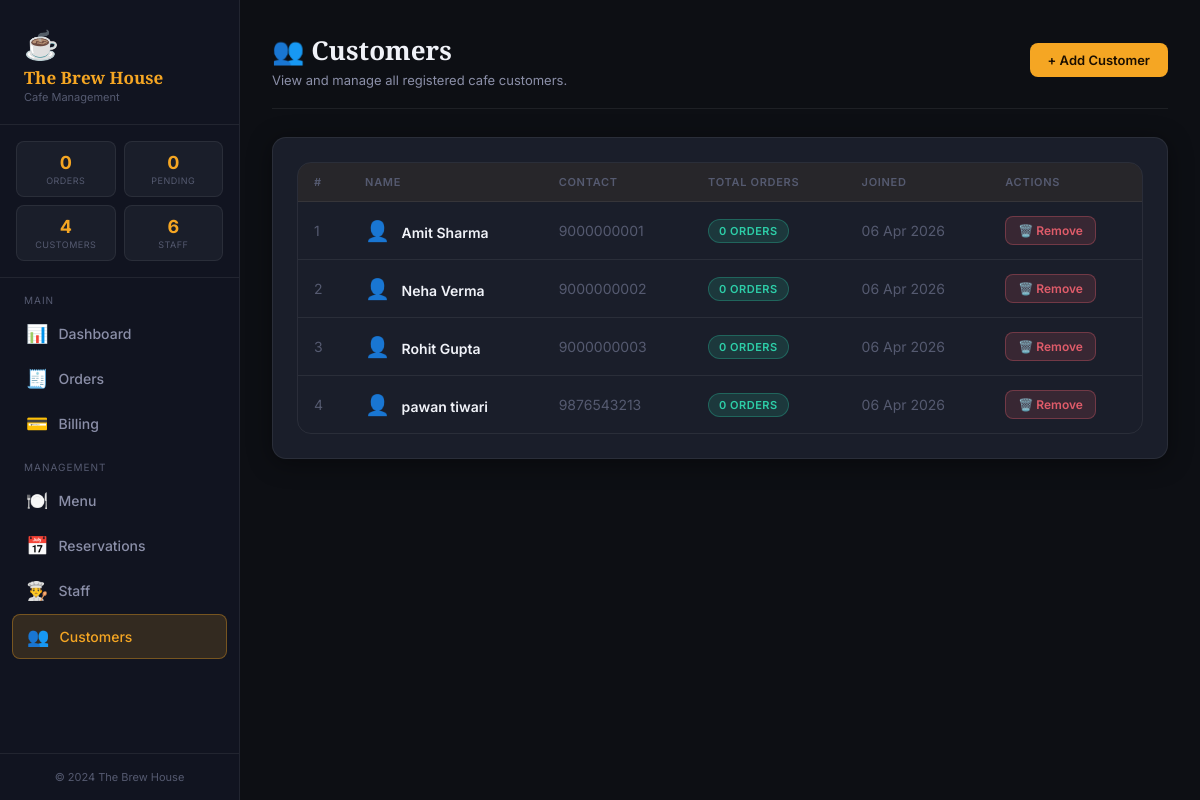
The page /customers on the database as committed earlier.
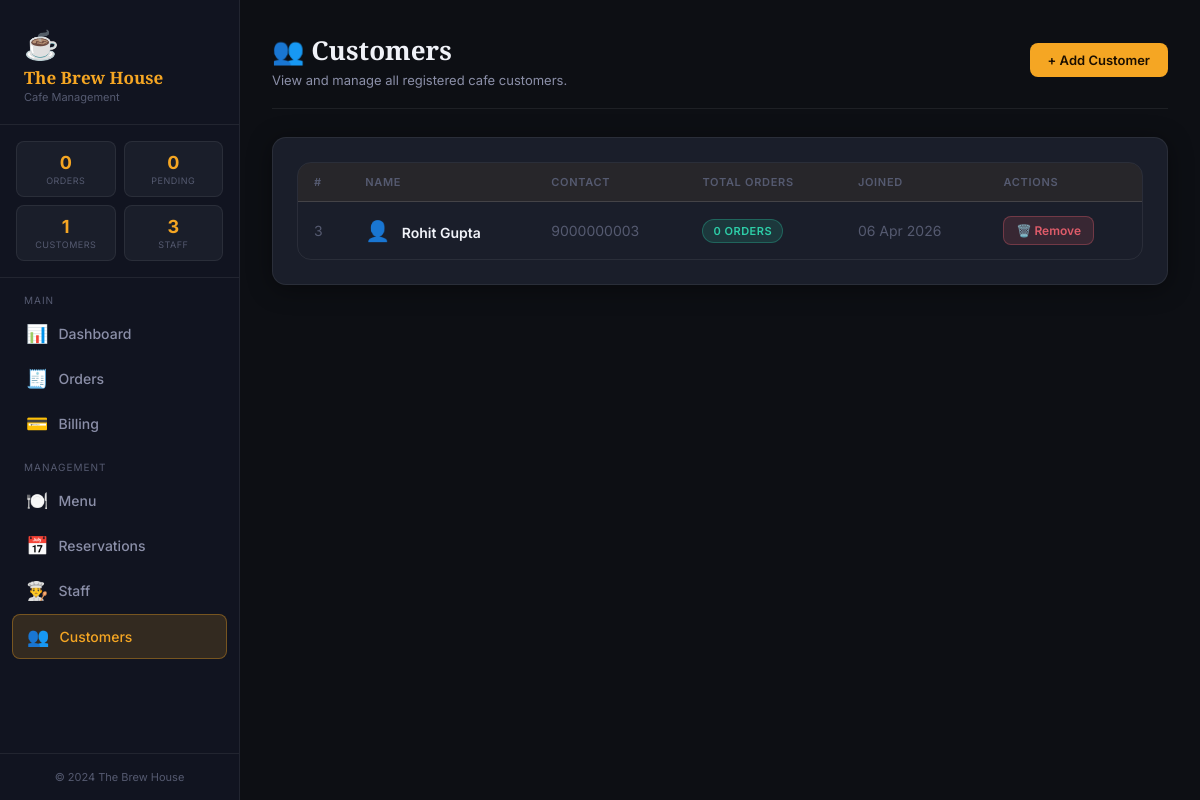
The same page on the database as committed later.
### models.py (models this page shows)
class Customer(db.Model):
    id = db.Column(db.Integer, primary_key=True)
    name = db.Column(db.String(100), nullable=False)
    contact = db.Column(db.String(20), nullable=False)
    created_at = db.Column(db.DateTime, default=datetime.utcnow)
    orders = db.relationship('Order', backref='customer', lazy=True, cascade='all, delete')
    reservations = db.relationship('Reservation', backref='customer', lazy=True, cascade='all, delete')

### app.py (the view)
@app.route('/customers')
def customers():
    all_customers = Customer.query.order_by(Customer.name).all()
    return render_template('customers.html', customers=all_customers)

### app.py (called while the page is built)
@app.context_processor
def inject_stats():
    return {
        'total_orders': Order.query.count(),
        'total_customers': Customer.query.count(),
        'total_staff': Employee.query.count(),
        'pending_orders': Order.query.filter_by(status='Pending').count(),
    }

### templates/customers.html (shortened to what this page needs)
{% extends "base.html" %}
{% block content %}
<div class="page-header">
  <div>
    <h1>👥 Customers</h1>
    <div class="subtitle">View and manage all registered cafe customers.</div>
  </div>
  <button class="btn btn-primary" onclick="openModal('modal-add-customer')">+ Add Customer</button>
</div>
{% if customers %}
<div class="card">
  <div class="table-wrapper">
    <table>
      <thead>
        <tr>
          <th>#</th>
          <th>Name</th>
          <th>Contact</th>
          <th>Total Orders</th>
          <th>Joined</th>
          <th>Actions</th>
        </tr>
      </thead>
      <tbody>
        {% for customer in customers %}
        <tr>
          <td class="text-muted">{{ customer.id }}</td>
          <td class="td-name">
            <span style="font-size:20px; margin-right:8px;">👤</span>
            {{ customer.name }}
          </td>
          <td class="text-muted">{{ customer.contact }}</td>
          <td>
            <span class="badge badge-confirmed">{{ customer.orders | length }} orders</span>
          </td>
          <td class="text-muted">{{ customer.created_at.strftime('%d %b %Y') }}</td>
          <td>
            <form method="POST" action="{{ url_for('delete_customer', cust_id=customer.id) }}" style="display:inline">
              <button type="submit" class="btn btn-danger btn-sm">🗑️ Remove</button>
            </form>
          </td>
        </tr>
        {% endfor %}
      </tbody>
    </table>
  </div>
</div>
{% else %}
<div class="empty-state">
  <div class="empty-icon">👥</div>
  No customers yet.
</div>
{% endif %}
{% endblock %}

### templates/base.html (shortened to what this page needs)
<!DOCTYPE html>
<html lang="en">
<head>
  <link rel="stylesheet" href="{{ url_for('static', filename='css/style.css') }}">
</head>
<body>
<div class="layout">
  <aside class="sidebar">
    <div class="sidebar-logo">
      <div class="logo-icon">☕</div>
      <h2>The Brew House</h2>
      <p>Cafe Management</p>
    </div>
    <div class="sidebar-stats">
      <div class="stat-mini">
        <div class="val">{{ total_orders }}</div>
        <div class="lbl">Orders</div>
      </div>
      <div class="stat-mini">
        <div class="val">{{ pending_orders }}</div>
        <div class="lbl">Pending</div>
      </div>
      <div class="stat-mini">
        <div class="val">{{ total_customers }}</div>
        <div class="lbl">Customers</div>
      </div>
      <div class="stat-mini">
        <div class="val">{{ total_staff }}</div>
        <div class="lbl">Staff</div>
      </div>
    </div>
    <nav class="nav-section">
      <div class="nav-label">Main</div>
      <a href="{{ url_for('dashboard') }}"
         class="nav-link {% if request.endpoint == 'dashboard' %}active{% endif %}">
        <span class="icon">📊</span> Dashboard
      </a>
      <a href="{{ url_for('orders') }}"
         class="nav-link {% if 'order' in request.endpoint %}active{% endif %}">
        <span class="icon">🧾</span> Orders
      </a>
      <a href="{{ url_for('billing') }}"
         class="nav-link {% if request.endpoint == 'billing' %}active{% endif %}">
        <span class="icon">💳</span> Billing
      </a>
      <div class="nav-label" style="margin-top:16px">Management</div>
      <a href="{{ url_for('menu') }}"
         class="nav-link {% if request.endpoint == 'menu' %}active{% endif %}">
        <span class="icon">🍽️</span> Menu
      </a>
      <a href="{{ url_for('reservations') }}"
         class="nav-link {% if request.endpoint == 'reservations' %}active{% endif %}">
        <span class="icon">📅</span> Reservations
      </a>
      <a href="{{ url_for('staff') }}"
         class="nav-link {% if request.endpoint == 'staff' %}active{% endif %}">
        <span class="icon">👨‍🍳</span> Staff
      </a>
      <a href="{{ url_for('customers') }}"
         class="nav-link {% if request.endpoint == 'customers' %}active{% endif %}">
        <span class="icon">👥</span> Customers
      </a>
    </nav>
    <div class="sidebar-footer">
      © 2024 The Brew House
    </div>
  </aside>
  <main class="main-content">
    {% block content %}{% endblock %}
  </main>
</div>
</body>
</html>

Rows that differ between the two databases and show on the page:
removed Customer: id "1", name "Amit Sharma", contact "9000000001", orders|length "0", created_at "06 Apr 2026"
removed Customer: id "2", name "Neha Verma", contact "9000000002", orders|length "0", created_at "06 Apr 2026"
removed Customer: id "4", name "pawan tiwari", contact "9876543213", orders|length "0", created_at "06 Apr 2026"
Other text that changed with them:
{{ total_customers }}: "4" → "1"
{{ total_staff }}: "6" → "3"
